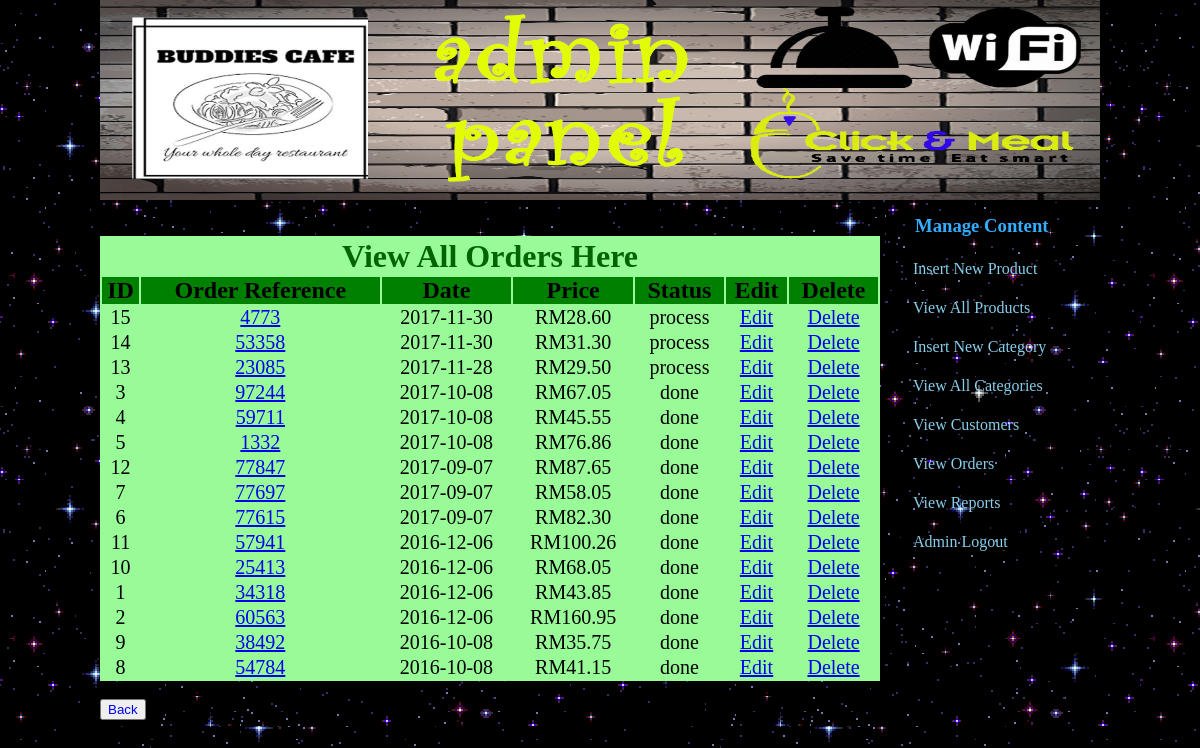
Page /admin/index.php?view_orders on the committed database.
### tables this page shows
CREATE TABLE `orders` (
  `order_id` int(100) NOT NULL,
  `customer_name` varchar(100) NOT NULL,
  `customer_email` varchar(100) NOT NULL,
  `customer_add` varchar(100) NOT NULL,
  `customer_tel` varchar(100) NOT NULL,
  `customer_state` varchar(100) NOT NULL,
  `date` date NOT NULL,
  `total_price` decimal(9,2) NOT NULL,
  `order_reference` varchar(100) NOT NULL,
  `user_id` int(11) NOT NULL,
  `promotion_price` decimal(9,2) NOT NULL
);

CREATE TABLE `ordersdetail` (
  `ordersdetail_id` int(100) NOT NULL,
  `pro_id` int(100) NOT NULL,
  `pro_name` varchar(100) NOT NULL,
  `price` decimal(9,2) NOT NULL,
  `status` varchar(100) NOT NULL,
  `quantity` int(2) NOT NULL,
  `order_id` int(11) NOT NULL
);

### admin/view_orders.php (the view, shortened to what this page needs)
<!DOCTYPE html>
<html>
<head>
</head>
<body>
<table width="780" align="center" bgcolor="PaleGreen">
<tr align="center" >
  <td colspan="7" ><h1 style="font-family:Times New Roman,Times,Serif; color:DarkGreen;">View All Orders Here</h1></td>
</tr>
<div >
  <tr align="center" style="font-size:24" bgcolor="Green" >
    <th>ID</th>
    <th>Order Reference</th>
    <th>Date</th>
    <th>Price</th>
    <th>Status</th>
    <th>Edit</th>
    <th>Delete</th>
  </tr>
</div>
<?php
include("include/db.php");
$get_pro = "select * from orders order by date desc";
$run_pro = mysqli_query($con, $get_pro);
while ($row_pro = mysqli_fetch_array($run_pro)){
  $date = $row_pro['date'];
  $order_id = $row_pro['order_id'];
  $order_reference = $row_pro['order_reference'];
  $promotion_price = $row_pro['promotion_price'];
  $get_proo = "select * from ordersdetail where order_id='$order_id'";
  $run_proo = mysqli_query($con, $get_proo);
  $row_proo = mysqli_fetch_array($run_proo);
  $status = $row_proo['status'];
 ?>
<tr align="center" style="font-size:20">
  <td><?php echo $order_id;?></td>
  <td><a href="view_orderdetails.php?order_id=<?php echo $order_id;?>"> <?php echo $order_reference;?></a></td>
  <td><?php echo $date;?></td>
  <td>RM<?php echo $promotion_price;?></td>
  <td><?php echo $status;?></td>
  <td><a href="index.php?edit_order=<?php echo $order_id;?>">Edit</a></td>
    <td><a href="delete_order.php?delete_order=<?php echo $order_id;?>">Delete</a></td>
</tr>
<?php } ?>
</table>
<br>
<td><button><a href="index.php" style="text-decoration:none;">Back</a></button></td>
<br><br><br><br></br>
</body>
</html>

### style/style.css (style rules this page uses)
html, body, div, span, applet, object, iframe, h1, h2, h3, h4, h5, h6, p, blockquote, pre, a, abbr, acronym, address, big, cite, code, del, dfn, em, img, ins, kbd, q, s, samp, small, strike, strong, sub, sup, tt, var, b, u, i, center, dl, dt, dd, ol, ul, li, fieldset, form, label, legend, table, caption, tbody, tfoot, thead, tr, th, td, article, aside, canvas, details, embed, figure, figcaption, footer, header, hgroup, menu, nav, output, ruby, section, summary, time, mark, audio, video { margin: 0; padding: 0; border: 0; vertical-align: baseline; }
body { background-image: url("giphy.gif"); width:100%; }

### rows in the picture
orders: order_id "15", order_reference "4773", date "2017-11-30", promotion_price "28.60", ordersdetail.status "process"
orders: order_id "14", order_reference "53358", date "2017-11-30", promotion_price "31.30", ordersdetail.status "process"
orders: order_id "13", order_reference "23085", date "2017-11-28", promotion_price "29.50", ordersdetail.status "process"
orders: order_id "3", order_reference "97244", date "2017-10-08", promotion_price "67.05", ordersdetail.status "done"
orders: order_id "4", order_reference "59711", date "2017-10-08", promotion_price "45.55", ordersdetail.status "done"
orders: order_id "5", order_reference "1332", date "2017-10-08", promotion_price "76.86", ordersdetail.status "done"
orders: order_id "12", order_reference "77847", date "2017-09-07", promotion_price "87.65", ordersdetail.status "done"
orders: order_id "7", order_reference "77697", date "2017-09-07", promotion_price "58.05", ordersdetail.status "done"
orders: order_id "6", order_reference "77615", date "2017-09-07", promotion_price "82.30", ordersdetail.status "done"
orders: order_id "11", order_reference "57941", date "2016-12-06", promotion_price "100.26", ordersdetail.status "done"
orders: order_id "10", order_reference "25413", date "2016-12-06", promotion_price "68.05", ordersdetail.status "done"
orders: order_id "1", order_reference "34318", date "2016-12-06", promotion_price "43.85", ordersdetail.status "done"
orders: order_id "2", order_reference "60563", date "2016-12-06", promotion_price "160.95", ordersdetail.status "done"
orders: order_id "9", order_reference "38492", date "2016-10-08", promotion_price "35.75", ordersdetail.status "done"
orders: order_id "8", order_reference "54784", date "2016-10-08", promotion_price "41.15", ordersdetail.status "done"
